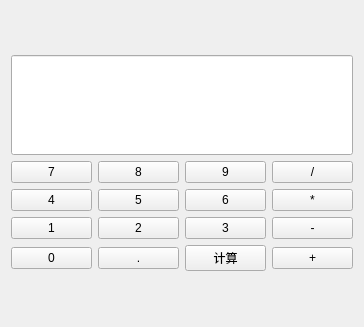
<?xml version="1.0" encoding="UTF-8"?>
<ui version="4.0">
 <class>Form</class>
 <widget class="QWidget" name="Form">
  <property name="geometry">
   <rect>
    <x>0</x>
    <y>0</y>
    <width>364</width>
    <height>327</height>
   </rect>
  </property>
  <property name="windowTitle">
   <string>Form</string>
  </property>
  <layout class="QVBoxLayout" name="verticalLayout_2">
   <item>
    <layout class="QVBoxLayout" name="verticalLayout">
     <item>
      <widget class="QLineEdit" name="lineEdit">
       <property name="minimumSize">
        <size>
         <width>0</width>
         <height>100</height>
        </size>
       </property>
      </widget>
     </item>
     <item>
      <layout class="QHBoxLayout" name="horizontalLayout">
       <item>
        <widget class="QPushButton" name="pushButton">
         <property name="text">
          <string>7</string>
         </property>
        </widget>
       </item>
       <item>
        <widget class="QPushButton" name="pushButton_2">
         <property name="text">
          <string>8</string>
         </property>
        </widget>
       </item>
       <item>
        <widget class="QPushButton" name="pushButton_3">
         <property name="text">
          <string>9</string>
         </property>
        </widget>
       </item>
       <item>
        <widget class="QPushButton" name="pushButton_4">
         <property name="text">
          <string>/</string>
         </property>
        </widget>
       </item>
      </layout>
     </item>
     <item>
      <layout class="QHBoxLayout" name="horizontalLayout_2">
       <item>
        <widget class="QPushButton" name="pushButton_6">
         <property name="text">
          <string>4</string>
         </property>
        </widget>
       </item>
       <item>
        <widget class="QPushButton" name="pushButton_8">
         <property name="text">
          <string>5</string>
         </property>
        </widget>
       </item>
       <item>
        <widget class="QPushButton" name="pushButton_5">
         <property name="text">
          <string>6</string>
         </property>
        </widget>
       </item>
       <item>
        <widget class="QPushButton" name="pushButton_7">
         <property name="text">
          <string>*</string>
         </property>
        </widget>
       </item>
      </layout>
     </item>
     <item>
      <layout class="QHBoxLayout" name="horizontalLayout_3">
       <item>
        <widget class="QPushButton" name="pushButton_10">
         <property name="text">
          <string>1</string>
         </property>
        </widget>
       </item>
       <item>
        <widget class="QPushButton" name="pushButton_12">
         <property name="text">
          <string>2</string>
         </property>
        </widget>
       </item>
       <item>
        <widget class="QPushButton" name="pushButton_9">
         <property name="text">
          <string>3</string>
         </property>
        </widget>
       </item>
       <item>
        <widget class="QPushButton" name="pushButton_11">
         <property name="text">
          <string>-</string>
         </property>
        </widget>
       </item>
      </layout>
     </item>
     <item>
      <layout class="QHBoxLayout" name="horizontalLayout_4">
       <item>
        <widget class="QPushButton" name="pushButton_14">
         <property name="text">
          <string>0</string>
         </property>
        </widget>
       </item>
       <item>
        <widget class="QPushButton" name="pushButton_16">
         <property name="text">
          <string>.</string>
         </property>
        </widget>
       </item>
       <item>
        <widget class="QPushButton" name="pushButton_13">
         <property name="text">
          <string>计算</string>
         </property>
        </widget>
       </item>
       <item>
        <widget class="QPushButton" name="pushButton_15">
         <property name="text">
          <string>+</string>
         </property>
        </widget>
       </item>
      </layout>
     </item>
    </layout>
   </item>
  </layout>
 </widget>
 <resources/>
 <connections/>
</ui>
